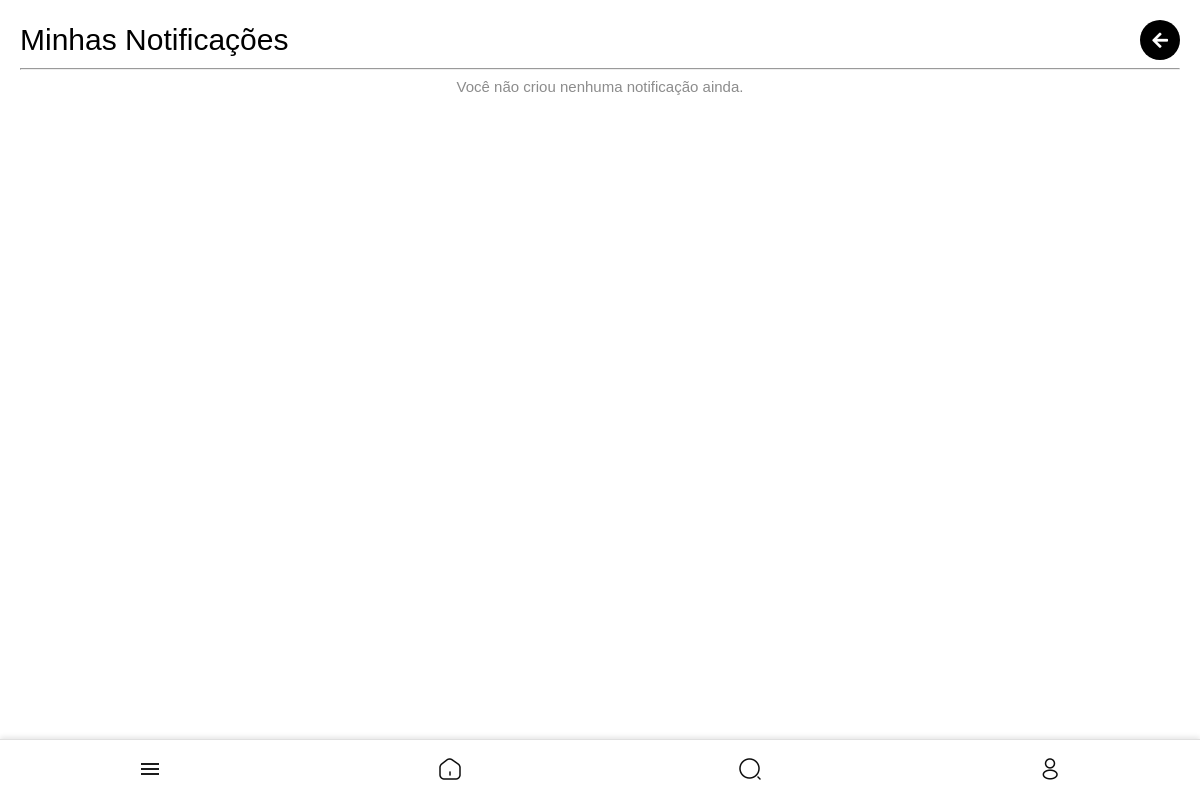
The page /notificacoes/minhas/ (signed in) on the database as committed earlier.
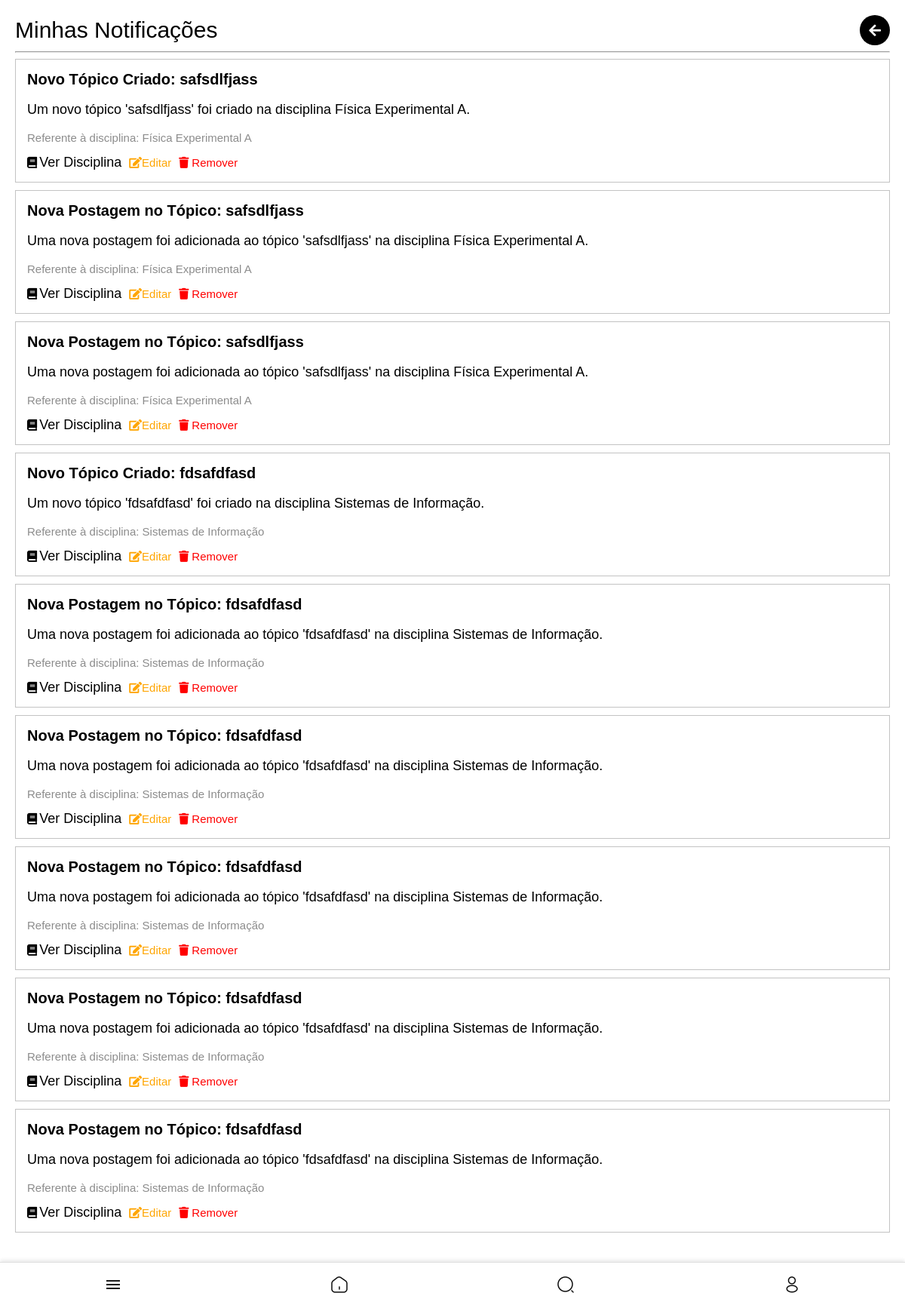
The same page on the database as committed later.
### core/models.py (models this page shows, shortened)
class Notificacao(models.Model):
    titulo = models.CharField(max_length=255)
    mensagem = models.TextField()
    criado_em = models.DateTimeField(auto_now_add=True)
    criador = models.ForeignKey(settings.AUTH_USER_MODEL, on_delete=models.CASCADE, related_name='notificacoes_criadas')
    destinatarios = models.ManyToManyField(settings.AUTH_USER_MODEL, related_name='notificacoes_recebidas')
    disciplina = models.ForeignKey('Disciplina', null=True, blank=True, on_delete=models.SET_NULL, related_name='notificacoes')
    evento = models.ForeignKey('Evento', null=True, blank=True, on_delete=models.SET_NULL, related_name='notificacoes')
    topico = models.ForeignKey('Topico', null=True, blank=True, on_delete=models.SET_NULL, related_name='notificacoes')  # Novo campo
    excluidas_por = models.ManyToManyField(settings.AUTH_USER_MODEL, related_name='notificacoes_excluidas', blank=True)

class Disciplina(models.Model):
    nome = models.CharField(max_length=255)
    codigo = models.CharField(max_length=10)
    curso = models.CharField(max_length=255)
    semestre = models.CharField(max_length=10)
    tipo = models.CharField(max_length=50)
    professor_responsavel = models.ForeignKey(
        settings.AUTH_USER_MODEL,
        null=True,
        blank=True,
        on_delete=models.SET_NULL,
        limit_choices_to={'user_type': 'professor'}
    )
    turma = models.IntegerField(default=1)

### core/views.py (the view)
# urls.py: path('notificacoes/minhas/', views.minhas_notificacoes, name='minhas_notificacoes'),
@login_required
def minhas_notificacoes(request):
    notificacoes = Notificacao.objects.filter(criador=request.user)
    return render(request, 'core/minhas_notificacoes.html', {'notificacoes': notificacoes})

### templates/core/minhas_notificacoes.html (shortened to what this page needs)
{% extends 'core/base.html' %}
{% block content %}
<div class="disciplinas-add-container">
    <div class="header-container">
        <h1>Minhas Notificações</h1>
        <div class="actions">
            <button class="icon-btn" onclick="history.back();">
                <i class="fa fa-arrow-left"></i>
            </button>
        </div>
    </div>
    <hr>
    <div class="professores-container">
        <ul class="disciplinas-add-list">
            {% for notificacao in notificacoes %}
            <li class="topico-detail-item">
                <div class="postagem-conteudo">
                    <h5 class="disciplina-nome" style="font-size: min(20px, 7vw); margin-top: 0; margin-bottom: 0;">{{ notificacao.titulo }}</h5>
                    <p class="disciplina-nome" style="font-size: min(18px, 5vw); color: black;">{{ notificacao.mensagem }}</p>
                    {% if notificacao.disciplina %}
                        <p class="disciplina-nome" style="font-size: min(15px, 3.5vw); color: #8c8c8c; margin-bottom:0; margin-top: 0;">Referente à disciplina: {{ notificacao.disciplina.nome }}</p>
                    {% endif %}
                    <div style="display: flex; flex-direction: row; gap: min(2vw,10px); font-size: min(15px, 3.5vw); margin-top: min(14px,4vw); padding: 0;">
                        {% if notificacao.disciplina %}
                            <a href="{% url 'detalhe_disciplina' notificacao.disciplina.id %}" class="icon-btn">
                                <i class="fa fa-book" style=" font-size: min(15px, 3.5vw);margin-right:min(1vw,3px);"></i> Ver Disciplina
                            </a>
                        {% endif %}
                        <a href="{% url 'editar_notificacao' notificacao.id %}" class="icon-btn" style="font-size: min(15px, 3.5vw); color: orange;">
                            <i class="fa fa-edit" style="font-size: min(15px, 3.5vw)"></i> Editar
                        </a>
                        <a href="{% url 'remover_notificacao' notificacao.id %}" class="icon-btn remover-btn" style="font-size: min(15px, 3.5vw); color: red;">
                            <i class="fa fa-trash" style="font-size: min(15px, 3.5vw)"></i> Remover
                        </a>
                    </div>
                </div>
            </li>
            {% empty %}
            <li class="empty-result" style="font-size: min(15px, 4vw); color: #8c8c8c;">Você não criou nenhuma notificação ainda.</li>
            {% endfor %}
        </ul>
    </div>
</div>
{% endblock %}

Rows that differ between the two databases and show on the page:
added Notificacao: titulo "Novo Tópico Criado: safsdlfjass", mensagem "Um novo tópico 'safsdlfjass' foi criado na disciplina Física Experimental A.", disciplina.nome "Física Experimental A", shows "Ver Disciplina"
added Notificacao: titulo "Nova Postagem no Tópico: safsdlfjass", mensagem "Uma nova postagem foi adicionada ao tópico 'safsdlfjass' na disciplina Física Experimental A.", disciplina.nome "Física Experimental A", shows "Ver Disciplina"
added Notificacao: titulo "Nova Postagem no Tópico: safsdlfjass", mensagem "Uma nova postagem foi adicionada ao tópico 'safsdlfjass' na disciplina Física Experimental A.", disciplina.nome "Física Experimental A", shows "Ver Disciplina"
added Notificacao: titulo "Novo Tópico Criado: fdsafdfasd", mensagem "Um novo tópico 'fdsafdfasd' foi criado na disciplina Sistemas de Informação.", disciplina.nome "Sistemas de Informação", shows "Ver Disciplina"
added Notificacao: titulo "Nova Postagem no Tópico: fdsafdfasd", mensagem "Uma nova postagem foi adicionada ao tópico 'fdsafdfasd' na disciplina Sistemas de Informação.", disciplina.nome "Sistemas de Informação", shows "Ver Disciplina"
added Notificacao: titulo "Nova Postagem no Tópico: fdsafdfasd", mensagem "Uma nova postagem foi adicionada ao tópico 'fdsafdfasd' na disciplina Sistemas de Informação.", disciplina.nome "Sistemas de Informação", shows "Ver Disciplina"
added Notificacao: titulo "Nova Postagem no Tópico: fdsafdfasd", mensagem "Uma nova postagem foi adicionada ao tópico 'fdsafdfasd' na disciplina Sistemas de Informação.", disciplina.nome "Sistemas de Informação", shows "Ver Disciplina"
added Notificacao: titulo "Nova Postagem no Tópico: fdsafdfasd", mensagem "Uma nova postagem foi adicionada ao tópico 'fdsafdfasd' na disciplina Sistemas de Informação.", disciplina.nome "Sistemas de Informação", shows "Ver Disciplina"
added Notificacao: titulo "Nova Postagem no Tópico: fdsafdfasd", mensagem "Uma nova postagem foi adicionada ao tópico 'fdsafdfasd' na disciplina Sistemas de Informação.", disciplina.nome "Sistemas de Informação", shows "Ver Disciplina"
Other text that changed with them:
text no longer shown: "Você não criou nenhuma notificação ainda."
